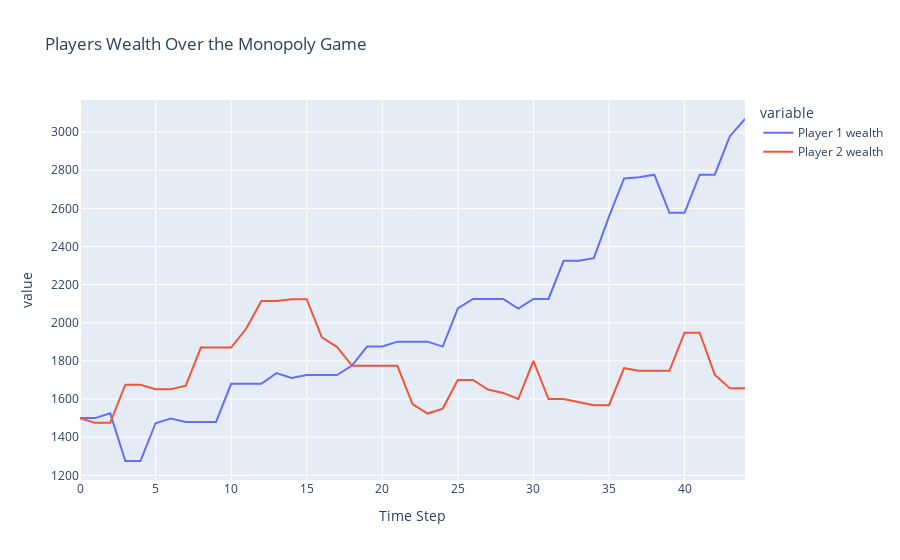

Write notebook code for a chart like this one.
### Code cell
i = 0

while player1.bankrupt == False and player2.bankrupt == False and i < 50:
    i += 1

    board.take_turn(player1)
    player1_wealth.append(player1.wealth())
    board.take_turn(player2)
    player2_wealth.append(player2.wealth())
        

print(f'The game lasted {i} rounds.')

df = pd.DataFrame({'Time Step': range(len(player1_wealth)), 'Player 1 wealth': player1_wealth, 'Player 2 wealth': player2_wealth})
fig = px.line(df, x='Time Step', y=['Player 1 wealth', 'Player 2 wealth'], title='Players Wealth Over the Monopoly Game')
fig.show()

### Figure 1 — Plotly figure (JSON) as saved in the notebook; plotly's stock layout.template omitted (floating-point values rounded to 4 significant figures)
{"data": [{"hovertemplate": "variable=Player 1 wealth<br>Time Step=%{x}<br>value=%{y}<extra></extra>", "legendgroup": "Player 1 wealth", "line": {"color": "#636efa", "dash": "solid"}, "marker": {"symbol": "circle"}, "mode": "lines", "name": "Player 1 wealth", "orientation": "v", "showlegend": true, "type": "scatter", "x": [0, 1, 2, 3, 4, 5, 6, 7, 8, 9, 10, 11, 12, 13, 14, 15, 16, 17, 18, 19, 20, 21, 22, 23, 24, 25, 26, 27, 28, 29, 30, 31, 32, 33, 34, 35, 36, 37, 38, 39, 40, 41, 42, 43, 44], "xaxis": "x", "y": [1500, 1500, 1525, 1275, 1275, 1473, 1498, 1480, 1480, 1480, 1680, 1680, 1680, 1736, 1710, 1726, 1726, 1726, 1776, 1876, 1876, 1901, 1901, 1901, 1875, 2075, 2125, 2125, 2125, 2075, 2125, 2125, 2325, 2325, 2339, 2557, 2757, 2763, 2777, 2577, 2577, 2777, 2777, 2979, 3069], "yaxis": "y"}, {"hovertemplate": "variable=Player 2 wealth<br>Time Step=%{x}<br>value=%{y}<extra></extra>", "legendgroup": "Player 2 wealth", "line": {"color": "#EF553B", "dash": "solid"}, "marker": {"symbol": "circle"}, "mode": "lines", "name": "Player 2 wealth", "orientation": "v", "showlegend": true, "type": "scatter", "x": [0, 1, 2, 3, 4, 5, 6, 7, 8, 9, 10, 11, 12, 13, 14, 15, 16, 17, 18, 19, 20, 21, 22, 23, 24, 25, 26, 27, 28, 29, 30, 31, 32, 33, 34, 35, 36, 37, 38, 39, 40, 41, 42, 43, 44], "xaxis": "x", "y": [1500, 1475, 1475, 1675, 1675, 1652, 1652, 1670, 1870, 1870, 1870, 1970, 2114, 2114, 2124, 2124, 1924, 1874, 1774, 1774, 1774, 1774, 1574, 1524, 1550, 1700, 1700, 1650, 1632, 1600, 1800, 1600, 1600, 1586, 1568, 1568, 1762, 1748, 1748, 1748, 1948, 1948, 1728, 1656, 1656], "yaxis": "y"}], "layout": {"legend": {"title": {"text": "variable"}, "tracegroupgap": 0}, "title": {"text": "Players Wealth Over the Monopoly Game"}, "xaxis": {"anchor": "y", "domain": [0, 1], "title": {"text": "Time Step"}}, "yaxis": {"anchor": "x", "domain": [0, 1], "title": {"text": "value"}}}}
